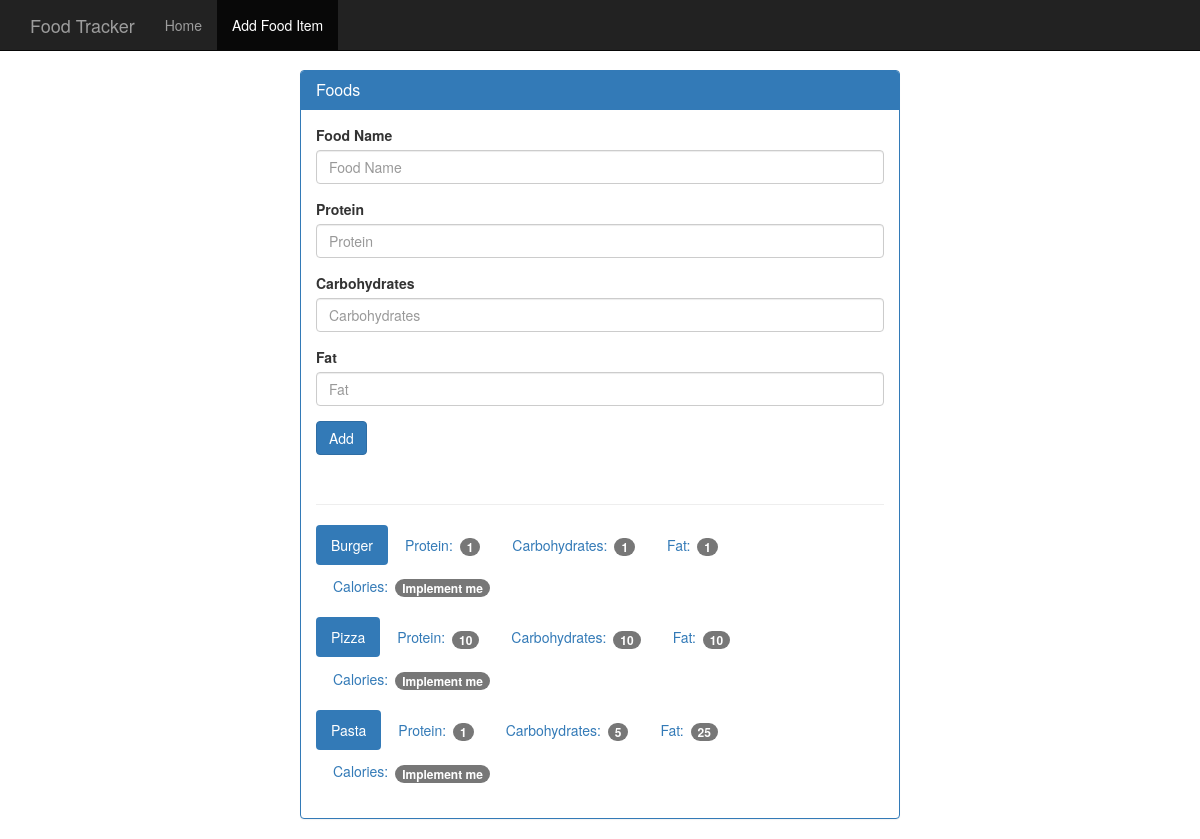
Screenshot of /add_food_item with the database file from the repository.
### tables this page shows
CREATE TABLE food_items (id integer primary key autoincrement, name text, protein integer, fat integer, carbs integer);

### app.py (the view)
@app.route("/add_food_item")
def add_food_item():
    food_items = query_db("select * from food_items")
    return render_template('add_food_item.html', food_items=food_items)

### app.py (called while the page is built)
def get_db():
    db = getattr(g, '_database', None)
    if db is None:
        db = g._database = sqlite3.connect(DATABASE)
    db.row_factory = sqlite3.Row
    return db

def query_db(query, args=(), one=False):
    cur = get_db().execute(query, args)
    rv = cur.fetchall()
    cur.close()
    return (rv[0] if rv else None) if one else rv

@app.teardown_appcontext
def close_connection(exception):
    db = getattr(g, '_database', None)
    if db is not None:
        db.close()

### templates/add_food_item.html
{% extends 'layout.html' %} {% set active_page = 'add_food_item' %} {% block
body %}
<div class="row">
  <div>
    <div class="panel panel-primary">
      <div class="panel-heading">
        <h3 class="panel-title">Foods</h3>
      </div>
      <div class="panel-body">
        <form method="POST" action="{{url_for('create_food_item')}}">
          <div class="form-group">
            <label for="food-name">Food Name</label>
            <input
              autofocus
              name="food_name"
              type="text"
              class="form-control"
              id="food-name"
              placeholder="Food Name"
            />
          </div>
          <div class="form-group">
            <label for="protein">Protein</label>
            <input
              name="protein"
              type="number"
              class="form-control"
              id="protein"
              placeholder="Protein"
            />
          </div>
          <div class="form-group">
            <label for="carbohydrates">Carbohydrates</label>
            <input
              name="carbs"
              type="number"
              class="form-control"
              id="carbohydrates"
              placeholder="Carbohydrates"
            />
          </div>
          <div class="form-group">
            <label for="fat">Fat</label>
            <input
              name="fat"
              type="number"
              class="form-control"
              id="fat"
              placeholder="Fat"
            />
          </div>
          <button type="submit" class="btn btn-primary">Add</button>
        </form>
        <div class="page-header"></div>
        {% for food in food_items %}
        <ul class="nav nav-pills" role="tablist" style="margin-bottom: 10px">
          <li class="active"><a>{{food.name}}</a></li>
          <li>
            <a>Protein: <span class="badge">{{food.protein}}</span></a>
          </li>
          <li>
            <a>Carbohydrates: <span class="badge">{{food.carbs}}</span></a>
          </li>
          <li>
            <a>Fat: <span class="badge">{{food.fat}}</span></a>
          </li>
          <li>
            <a>Calories: <span class="badge">Implement me</span></a>
          </li>
        </ul>
        {% endfor %}
      </div>
    </div>
  </div>
</div>
{% endblock %}

### static/css/theme.css (style rules this page uses)
body { padding-top: 70px; padding-bottom: 30px; }

### rows the page displays
food_items: name "Burger", protein "1", carbs "1", fat "1"
food_items: name "Pizza", protein "10", carbs "10", fat "10"
food_items: name "Pasta", protein "1", carbs "5", fat "25"
